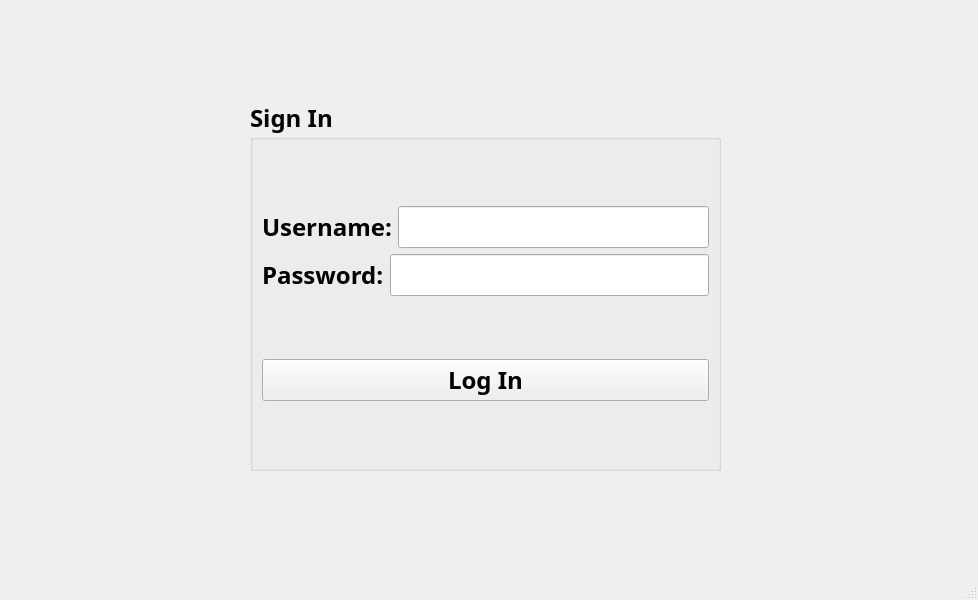
<?xml version="1.0" encoding="UTF-8"?>
<ui version="4.0">
 <class>MainWindow</class>
 <widget class="QMainWindow" name="MainWindow">
  <property name="geometry">
   <rect>
    <x>0</x>
    <y>0</y>
    <width>978</width>
    <height>600</height>
   </rect>
  </property>
  <property name="windowTitle">
   <string>MainWindow</string>
  </property>
  <widget class="QWidget" name="centralwidget">
   <widget class="QGroupBox" name="groupBox_Login">
    <property name="geometry">
     <rect>
      <x>250</x>
      <y>100</y>
      <width>471</width>
      <height>371</height>
     </rect>
    </property>
    <property name="font">
     <font>
      <family>Chandas</family>
      <pointsize>18</pointsize>
      <weight>75</weight>
      <bold>true</bold>
     </font>
    </property>
    <property name="title">
     <string>Sign In</string>
    </property>
    <layout class="QVBoxLayout" name="verticalLayout_2">
     <item>
      <layout class="QVBoxLayout" name="verticalLayout">
       <item>
        <layout class="QHBoxLayout" name="horizontalLayout">
         <item>
          <widget class="QLabel" name="label_username">
           <property name="text">
            <string>Username:</string>
           </property>
          </widget>
         </item>
         <item>
          <widget class="QLineEdit" name="lineEdit_username"/>
         </item>
        </layout>
       </item>
       <item>
        <layout class="QHBoxLayout" name="horizontalLayout_2">
         <item>
          <widget class="QLabel" name="label_password">
           <property name="text">
            <string>Password:</string>
           </property>
          </widget>
         </item>
         <item>
          <widget class="QLineEdit" name="lineEdit_password"/>
         </item>
        </layout>
       </item>
      </layout>
     </item>
     <item>
      <widget class="QPushButton" name="pushButton_login">
       <property name="text">
        <string>Log In</string>
       </property>
      </widget>
     </item>
    </layout>
   </widget>
  </widget>
  <widget class="QMenuBar" name="menubar">
   <property name="geometry">
    <rect>
     <x>0</x>
     <y>0</y>
     <width>978</width>
     <height>22</height>
    </rect>
   </property>
  </widget>
  <widget class="QStatusBar" name="statusbar"/>
 </widget>
 <resources/>
 <connections/>
</ui>
